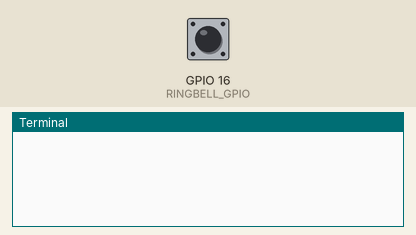
This program was run on a simulated Raspberry Pi (BCM pin numbers). Shown: the last lines printed to the terminal. The test bench sets the inputs (shaded band); at power-on: GPIO 16 (RINGBELL_GPIO) HIGH.

Above: at 1.2 s.
1.3 s: GPIO 16 (RINGBELL_GPIO) pulled LOW for 0.15 s
At 1.43 s:
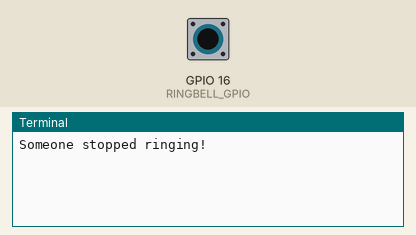
At 2.0 s:
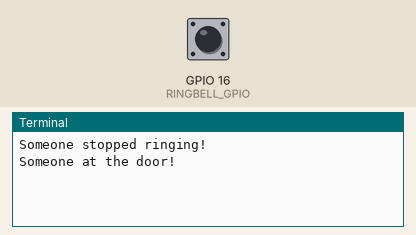

Measured:
- after the input at 1.3 s, the terminal: prints a new line at once (image 1)

The program:

ringbell.py
```python
#!/usr/bin/env python3

import time
import RPi.GPIO as GPIO
import os
import signal
import sys

RINGBELL_GPIO = 16


def signal_handler(sig, frame):
    GPIO.cleanup()
    sys.exit(0)


def button_callback(channel):
    if GPIO.input(RINGBELL_GPIO):
        print("Someone at the door!")
    else:
        print("Someone stopped ringing!")


GPIO.setmode(GPIO.BCM)
GPIO.setup(RINGBELL_GPIO, GPIO.IN, pull_up_down=GPIO.PUD_UP)

GPIO.add_event_detect(RINGBELL_GPIO, GPIO.BOTH,
                      callback=button_callback, bouncetime=50)

signal.signal(signal.SIGINT, signal_handler)
signal.pause()
```
